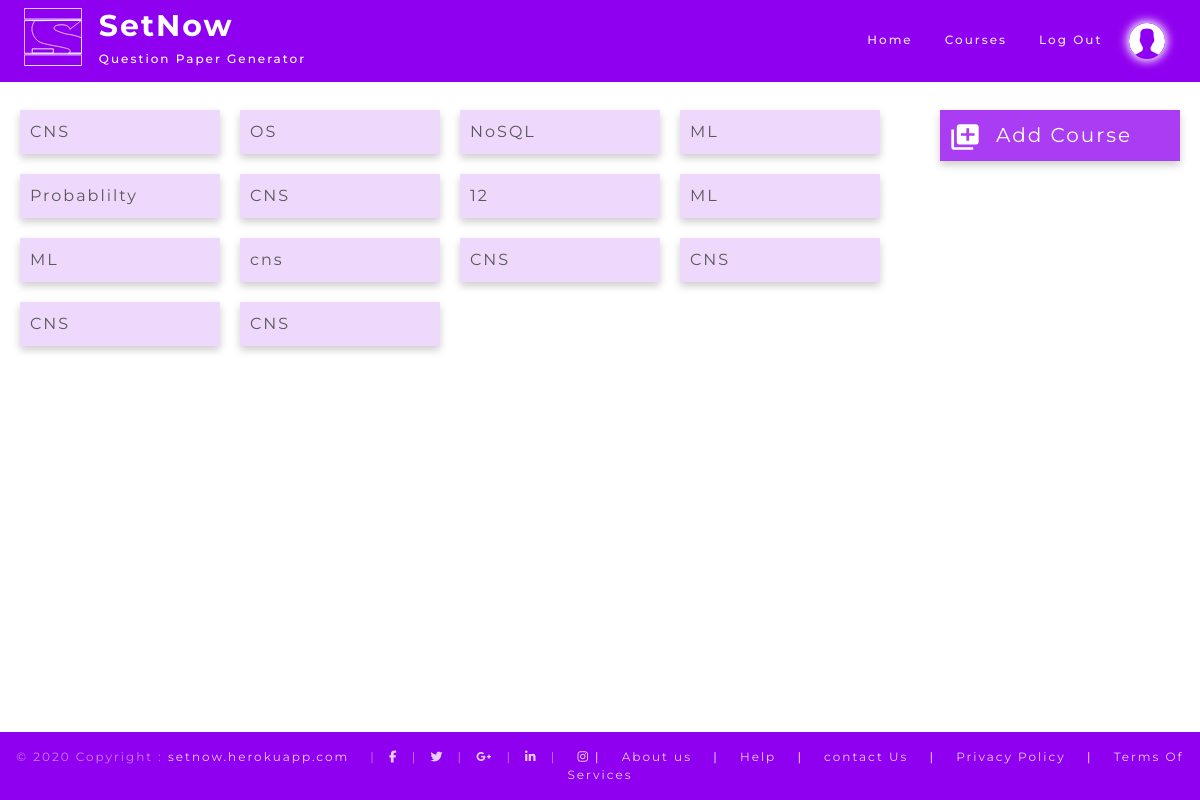
The page /course/ (signed in) on the database as committed earlier.
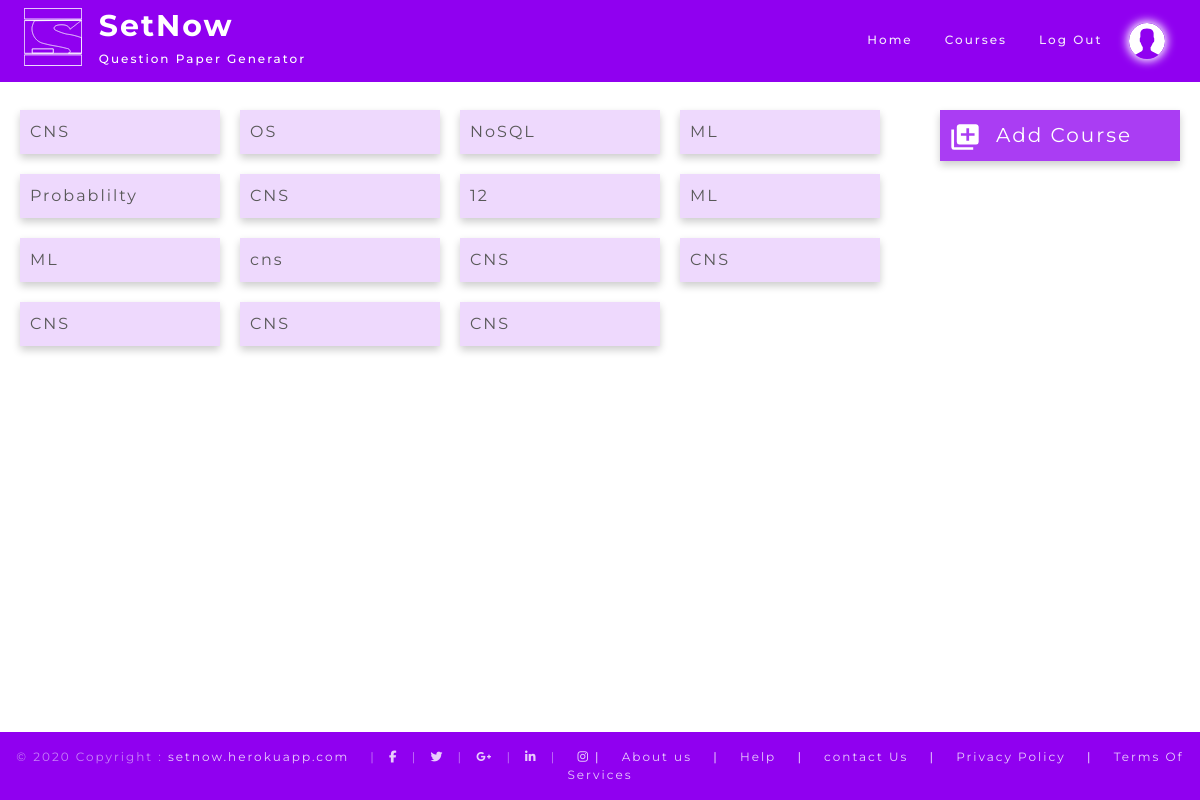
The same page on the database as committed later.
### flaskapp/models.py (models this page shows, shortened)
class Course(db.Model):
    id = db.Column(db.Integer, primary_key=True)
    name = db.Column(db.Text, nullable=False)
    questions = db.relationship('Question', backref='course', lazy=True)
    mcq_questions = db.relationship("MCQQuestion", backref='course', lazy=True)
    user_id = db.Column(db.Integer, db.ForeignKey("user.id"), nullable=False)

### flaskapp/blueprints/questions/routes.py (the view)
@questions.route('/course/')
@login_required
def courses():
    _courses = Course.query.filter(Course.teacher == current_user).all()
    return render_template("questions/courses.html",
                           courses=_courses,
                           css_file='css/questions/courses.css',
                           js_file='js/questions/courses.js',
                           title='Courses')

### app.py (called while the page is built)
@app.after_request
def add_header(response):
    response.headers['X-UA-Compatible'] = 'IE=Edge,chrome=1'
    return response

### flaskapp/models.py (called while the page is built)
@login_manager.user_loader
def load_user(user_id):
    return User.query.get(int(user_id))

### flaskapp/templates/questions/courses.html (shortened to what this page needs)
{% extends "base.html" %}
{% block main %}
    <div id="course_container">
        <div class="course_items">
            {% for _course in courses %}
                <a class="course_item"
                   href={{ url_for("questions.question", qtype="sub", course_id=_course.id) }}>{{ _course.name }}</a>
                <br>
            {% endfor %}
        </div>
        <div style="margin-left : auto">
            <div id="add_course">
                <div><img src="{{ url_for('static',filename='images/add.svg') }}" id="add_img">Add Course</div>
            </div>
        </div>
    </div>
{% endblock main %}

### flaskapp/templates/base.html (shortened to what this page needs)
<!DOCTYPE html>
<html lang="en">
<head>
    <link rel="stylesheet" href="https://stackpath.bootstrapcdn.com/bootstrap/4.4.1/css/bootstrap.min.css"
 />
    <link rel="stylesheet" type="text/css" href=" {{ url_for('static', filename='css/base.css') }}" />
    <link rel="stylesheet" type="text/css" href=" {{ url_for('static', filename=css_file) }}" />
</head>
<body style="margin: 0;">
    <div>
        <header>
            <div class="row px-4 py-2 text-white sticky-top" id="header">
                <div class="col1">
                    <img src="{{ url_for('static', filename='images/logo.svg') }}" class="logo" alt="logo" id="logo" />
                </div>
                <div class="col2">
                    <h2>SetNow</h2>
                    <h4>Question Paper Generator</h4>
                </div>
                <div class="col3">
                    <div class="row" style="margin: 0; padding: 0;">
                        <a href="#" id="home_link">
                            <h4 class="py-2 mx-3">Home</h4>
                        </a>
                        <a href="#" id="course_link">
                            <h4 class="py-2 mx-3">Courses</h4>
                        </a>
                        <a href="/logout">
                            <h4 class="py-2 mx-3">Log Out</h4>
                        </a>
                    </div>
                </div>
                <div class="col4">
                    <img src="{{ url_for('static', filename='profile_pics/default.svg') }}" class="user" alt="user"
                        title="profile" />
                </div>
            </div>
        </header>
        <div style="padding-top: 8%; margin-bottom: 4%;" class="block_main" id="main_container">
            <div>
                <div style="display: flex;flex-direction: column;justify-content: center;">
                    <div id="content">
                        <div style="width:70%;" id="template_display">
                            {% block main %} {% endblock main %}
                        </div>
                    </div>
                </div>
            </div>
        </div>
        <footer>
            <div class="col py-3 text-center" id="footer">
                <span class="mr-3">© 2020 Copyright :
                    <a href="/" class="fl">setnow.herokuapp.com</a>
                </span>
                <span>|</span>
                <a href="#" class="fl"><i class="fab fa-facebook-f mx-2"> </i></a>
                <span>|</span>
                <a href="#" class="fl"><i class="fab fa-twitter mx-2"> </i></a>
                <span>|</span>
                <a href="#" class="fl"><i class="fab fa-google-plus-g mx-2"> </i></a>
                <span>|</span>
                <a href="#" class="fl"><i class="fab fa-linkedin-in mx-2"> </i></a>
                <span>|</span>
                <a href="#" class="fl"><i class="fab fa-instagram ml-3"> </i></a>
                <span class="span_color">|</span>
                <span class="mx-3 span_color">
                    <a href="/about-us" class="fl" id="about_page_link">About us</a>
                </span>
                <span class="span_color">|</span>
                <span class="mx-3 span_color">
                    <a href="/help" class="fl" id="help_page_link">Help</a>
                </span>
                <span class="span_color">|</span>
                <span class="mx-3 span_color">
                    <a href="/contact-us" class="fl" id="contact_page_link">contact Us</a>
                </span>
                <span class="span_color">|</span>
                <span class="mx-3 span_color">
                    <a href="/privacy-policy" class="fl" id="policy_page_link">Privacy Policy</a>
                </span>
                <span class="span_color">|</span>
                <span class="ml-3 span_color">
                    <a href="/terms-of-service" class="fl" id="services_page_link">Terms Of Services</a>
                </span>
            </div>
        </footer>
    </div>
</body>
</html>

### flaskapp/static/css/base.css (style rules this page uses)
* { font-family: "Montserrat", sans-serif; }
.block_main { min-width: 100vw; min-height: 80vh; }
.row { position: relative; width: 100%; }
#header { margin: 0; position: fixed; top: 0; left: 0; transition: 0.3s; background: #9000f0; }
.logo { max-height: 100%; max-width: 100%; position: relative; }
.col1 { width: 5%; }
.col2 { padding-left: 1.5%; width: 50%; transition: 1s; }
.col3 { width: 40%; display: inline-flex; align-items: center; justify-content: flex-end; }
.col3 > .row { display: flex; justify-content: flex-end; }
.col3 > .row > a > h4 { color: rgba(255, 255, 255, 0.9); margin: 0; text-align: center; float: left; border-bottom: 2px solid #ffffff00; font-size: 1vw; }
.col4 { width: 5%; display: inline-flex; align-items: center; justify-content: center; }
.col4 > img { cursor: pointer; width: 3vw; height: 3vw; border-radius: 50%; box-shadow: 0 0 10px 2px #ffffff; }
.col2 > h2 { font-size: 2.5vw; font-weight: bolder; }
.col2 > h4 { font-size: 1vw; }
#footer { left: 0; font-size: 1vw; color: rgba(255, 255, 255, 0.5); transition: 1s; background: #9000f0; }
.fl { color: rgba(255, 255, 255, 0.8); }
* { letter-spacing: 2px; }
#content { display: flex; flex-direction: row; margin: 0 10px; }
#home_link { cursor: pointer; }
#course_link { cursor: pointer; }
#list_img, #add_img { margin-right: 16px; width: 30px; }
.span_color, .a_color { color: white; }

### flaskapp/static/css/questions/courses.css (style rules this page uses)
#course_container { display: flex; }
#add_course { background-color: rgba(144, 0, 240, 0.76); box-shadow: 0 4px 8px 0 rgba(0, 0, 0, 0.2); color: white; display: flex; flex-direction: row; font-family: "Segoe UI", Tahoma, Geneva, Verdana, sans-serif; font-size: 20px; padding: 10px; margin: 10px; transition: 0.3s; width: 240px; }
.course_items { display: flex; flex-direction: row; flex-wrap: wrap; }
.course_item { background-color: rgba(144, 0, 240, 0.15); box-shadow: 0 4px 8px 0 rgba(0, 0, 0, 0.2); color: rgba(88, 88, 88, 1) !important; padding: 10px; margin: 10px; text-decoration: none !important; width: 200px; }

Rows that differ between the two databases and show on the page:
added Course: name "CNS"
